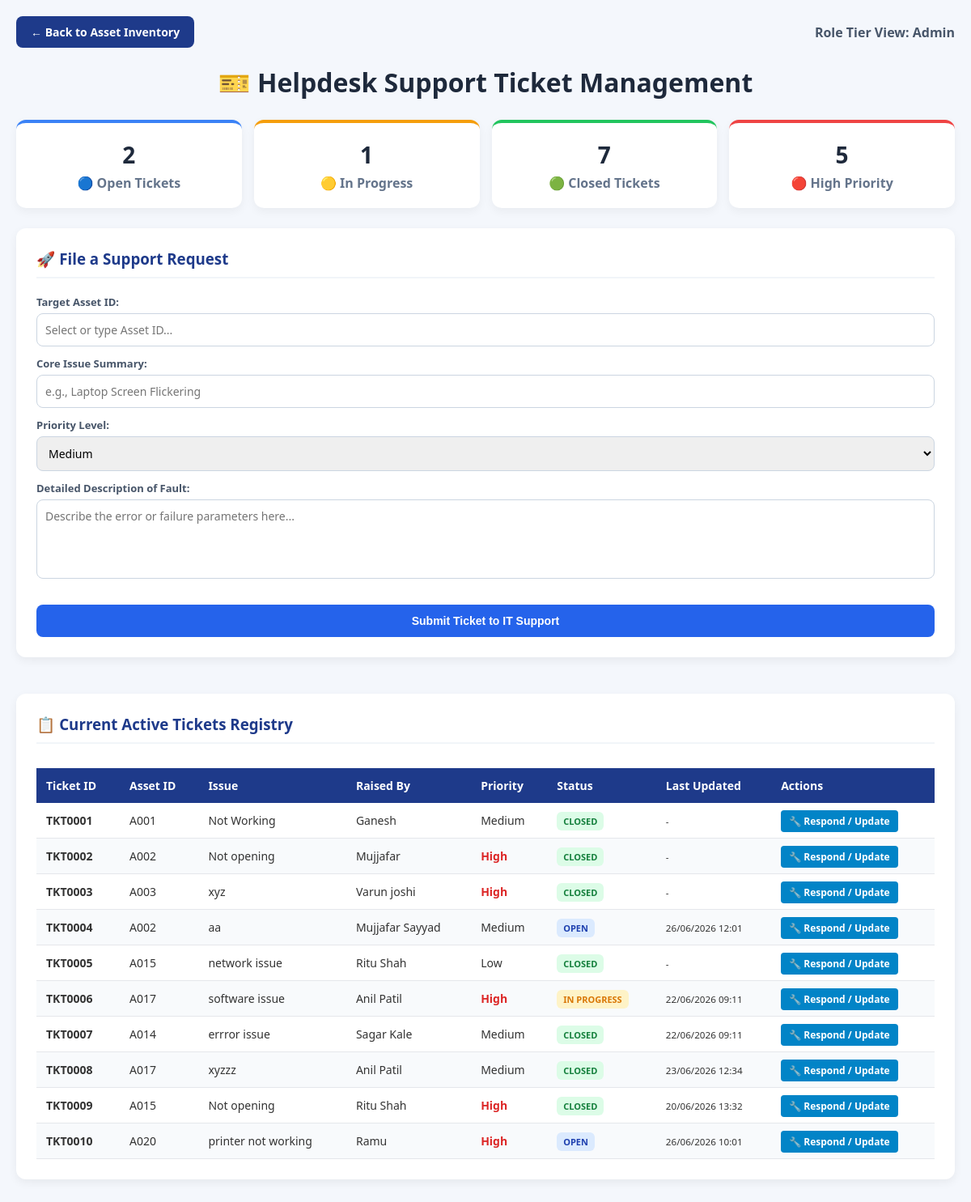
/tickets (signed in), run on the app's committed database.
### app.py (models this page shows, shortened)
class UserModel(db.Model, UserMixin):
    __tablename__ = 'users'
    username = db.Column(db.String(100), primary_key=True)
    password_hash = db.Column(db.String(255), nullable=False)
    role = db.Column(db.String(50), nullable=False)
    name = db.Column(db.String(100), nullable=False)
    email = db.Column(db.String(100), nullable=False)

class TicketModel(db.Model):
    __tablename__ = 'tickets'
    ticket_id = db.Column(db.String(100), primary_key=True)
    asset_id = db.Column(db.String(100), nullable=False)
    issue = db.Column(db.String(255))
    raised_by = db.Column(db.String(100))
    priority = db.Column(db.String(50))
    status = db.Column(db.String(50))
    description = db.Column(db.Text)
    created_date = db.Column(db.String(50))
    closed_date = db.Column(db.String(50))
    assigned_to = db.Column(db.String(100))
    department = db.Column(db.String(100))
    notes = db.Column(db.Text)
    last_updated = db.Column(db.String(50))

### app.py (the view, shortened to what this page needs)
@app.route("/tickets", methods=["GET", "POST"])
@login_required
def tickets():
    search = request.args.get("search", "").strip()
    if search:
        all_tkts = TicketModel.query.filter(
            TicketModel.ticket_id.contains(search) |
            TicketModel.asset_id.contains(search) |
            TicketModel.issue.contains(search)
        ).all()
    else:
        all_tkts = TicketModel.query.all()
    open_tickets = TicketModel.query.filter_by(status="Open").count()
    closed_tickets = TicketModel.query.filter_by(status="Closed").count()
    high_priority = TicketModel.query.filter_by(priority="High").count()
    in_progress_tickets = TicketModel.query.filter_by(status="In Progress").count()
    tickets_list = []
    for t in all_tkts:
        tickets_list.append({
            "Ticket ID": t.ticket_id, "Ticket_ID": t.ticket_id, "Asset ID": t.asset_id, "Issue": t.issue,
            "Raised By": t.raised_by, "Priority": t.priority, "Status": t.status, "Description": t.description,
            "Created Date": t.created_date, "Closed Date": t.closed_date, "Assigned To": t.assigned_to,
            "Department": t.department, "Notes": t.notes, "Last Updated": t.last_updated
        })
    asset_ids = [a.asset_id for a in AssetModel.query.filter(AssetModel.record_status != "DEL").all()]
    asset_data = {a.asset_id: {"user": a.user if a.user else "-", "department": a.department} for a in AssetModel.query.all()}
    alert_count = open_tickets
    return render_template(
        "tickets.html", tickets=tickets_list, open_tickets=open_tickets,
        closed_tickets=closed_tickets, in_progress_tickets=in_progress_tickets,
        high_priority=high_priority, asset_ids=asset_ids, asset_data=asset_data,
        role=current_user.role, alert_count=alert_count
    )

### app.py (called while the page is built)
@login_manager.user_loader
def load_user(username):
    return UserModel.query.get(str(username))

### templates/tickets.html (shortened to what this page needs)
<!DOCTYPE html>
<html lang="en">
<head>
</head>
<body>
    <div class="back-nav">
        <a href="/assets" class="back-btn">← Back to Asset Inventory</a>
        <span style="font-weight: bold; color: #475569;">Role Tier View: {{ role }}</span>
    </div>
    <h1>🎫 Helpdesk Support Ticket Management</h1>
    {% if role in ['Admin', 'Technician'] %}
    <div class="dashboard-metrics">
        <div class="metric-card open-card">
            <h2>{{ open_tickets }}</h2>
            <p>🔵 Open Tickets</p>
        </div>
        <div class="metric-card progress-card">
            <h2>{{ in_progress_tickets }}</h2>
            <p>🟡 In Progress</p>
        </div>
        <div class="metric-card closed-card">
            <h2>{{ closed_tickets }}</h2>
            <p>🟢 Closed Tickets</p>
        </div>
        <div class="metric-card high-card">
            <h2>{{ high_priority }}</h2>
            <p>🔴 High Priority</p>
        </div>
    </div>
    {% endif %}
    {% if role == 'User' %}
    <div style="display: grid; grid-template-columns: 1fr 2fr; gap: 20px; align-items: start;">
    {% else %}
    <div style="display: grid; grid-template-columns: 1fr; gap: 20px; align-items: start;">
    {% endif %}
        <div class="section-layout">
            <h3 class="section-title">🚀 File a Support Request</h3>
            <form action="/tickets" method="POST">
                <div style="margin-bottom: 12px;">
                    <label>Target Asset ID:</label>
                    <input list="assets_list" name="asset_id" placeholder="Select or type Asset ID..." required>
                </div>
                <div style="margin-bottom: 12px;">
                    <label>Core Issue Summary:</label>
                    <input type="text" name="issue" placeholder="e.g., Laptop Screen Flickering" required>
                </div>
                <div style="margin-bottom: 12px;">
                    <label>Priority Level:</label>
                    <select name="priority">
                        <option value="Medium" selected>Medium</option>
                    </select>
                </div>
                <div style="margin-bottom: 12px;">
                    <label>Detailed Description of Fault:</label>
                    <textarea name="description" rows="4" placeholder="Describe the error or failure parameters here..." required></textarea>
                </div>
                <button type="submit" class="submit-btn" style="width: 100%;">Submit Ticket to IT Support</button>
            </form>
        </div>
        <div class="section-layout">
            <h3 class="section-title">📋 Current Active Tickets Registry</h3>
            <div style="overflow-x: auto;">
                <table>
                    <thead>
                        <tr>
                            <th>Ticket ID</th>
                            <th>Asset ID</th>
                            <th>Issue</th>
                            <th>Raised By</th>
                            <th>Priority</th>
                            <th>Status</th>
                            <th>Last Updated</th>
                            <th>Actions</th>
                        </tr>
                    </thead>
                    <tbody>
                        {% for tkt in tickets %}
                        {% if role in ['Admin', 'Technician'] or tkt['Raised By'] == current_user.name %}
                        <tr>
                            <td><strong>{{ tkt['Ticket ID'] }}</strong></td>
                            <td>{{ tkt['Asset ID'] }}</td>
                            <td>{{ tkt['Issue'] }}</td>
                            <td>{{ tkt['Raised By'] }}</td>
                            <td>
                                <span class="{% if tkt['Priority'] == 'High' %}priority-high{% endif %}">
                                    {{ tkt['Priority'] }}
                                </span>
                            </td>
                            <td>
                                <span class="badge {% if tkt['Status'] == 'Open' %}badge-open{% elif tkt['Status'] == 'In Progress' %}badge-progress{% else %}badge-closed{% endif %}">
                                    {{ tkt['Status'] }}
                                </span>
                            </td>
                            <td><small>{{ tkt['Last Updated'] }}</small></td>
                            <td>
                                <a href="/ticket/{{ tkt['Ticket ID'] }}" class="action-link">
                                    {% if role in ['Admin', 'Technician'] %}🔧 Respond / Update{% else %}👀 View Details{% endif %}
                                </a>
                            </td>
                        </tr>
                        {% endif %}
                        {% endfor %}
                    </tbody>
                </table>
            </div>
        </div>
    </div> </body>
</html>

### templates/tickets.html (style rules this page uses)
body { font-family: 'Segoe UI', sans-serif; background: #f4f7fc; margin: 20px; color: #333; }
h1 { color: #1e293b; text-align: center; margin-bottom: 25px; }
.back-nav { margin-bottom: 20px; display: flex; justify-content: space-between; align-items: center; }
.back-btn { background: #1e3a8a; color: white; border: none; padding: 10px 18px; border-radius: 8px; cursor: pointer; text-decoration: none; font-weight: bold; font-size: 14px; }
.dashboard-metrics { display: grid; grid-template-columns: repeat(auto-fit, minmax(200px, 1fr)); gap: 15px; margin-bottom: 25px; }
.metric-card { background: white; padding: 20px; border-radius: 12px; text-align: center; box-shadow: 0 4px 12px rgba(0, 0, 0, 0.05); border-top: 4px solid #cbd5e1; }
.metric-card h2 { margin: 0; font-size: 28px; color: #1e293b; }
.metric-card p { margin: 5px 0 0 0; font-weight: 600; color: #64748b; }
.open-card { border-top-color: #3b82f6; }
.progress-card { border-top-color: #f59e0b; }
.closed-card { border-top-color: #22c55e; }
.high-card { border-top-color: #ef4444; }
.section-layout { background: white; padding: 25px; border-radius: 12px; box-shadow: 0 4px 12px rgba(0, 0, 0, 0.06); margin-bottom: 25px; }
.section-title { margin-top: 0; color: #1e3a8a; border-bottom: 2px solid #f1f5f9; padding-bottom: 10px; margin-bottom: 20px; }
label { font-weight: 600; font-size: 13px; color: #475569; display: block; margin-bottom: 5px; }
input, select, textarea { width: 100%; padding: 10px; border: 1px solid #cbd5e1; border-radius: 8px; box-sizing: border-box; font-family: inherit; font-size: 14px; }
textarea { resize: none; }
.submit-btn { background: #2563eb; color: white; border: none; padding: 12px; border-radius: 8px; font-weight: bold; cursor: pointer; margin-top: 15px; font-size: 14px; }
table { width: 100%; border-collapse: collapse; background: white; margin-top: 10px; }
th { background: #1e3a8a; color: white; padding: 12px; text-align: left; font-size: 14px; }
td { padding: 12px; border-bottom: 1px solid #e5e7eb; font-size: 14px; }
tr:nth-child(even) { background: #f8fafc; }
.badge { padding: 4px 8px; border-radius: 6px; font-size: 11px; font-weight: bold; text-transform: uppercase; }
.badge-open { background: #dbeafe; color: #1e40af; }
.badge-progress { background: #fef3c7; color: #d97706; }
.badge-closed { background: #dcfce7; color: #15803d; }
.priority-high { color: #dc2626; font-weight: bold; }
.action-link { background: #0284c7; color: white; padding: 5px 10px; border-radius: 4px; text-decoration: none; font-size: 12px; font-weight: bold; }

### data on the page
UserModel: role "Admin"
TicketModel: ticket_id "TKT0001", asset "A001", Issue "Not Working", raised_by "Ganesh", Priority "Medium", Status "CLOSED", last_updated "-"
TicketModel: ticket_id "TKT0002", asset "A002", Issue "Not opening", raised_by "Mujjafar", Priority "High", Status "CLOSED", last_updated "-"
TicketModel: ticket_id "TKT0003", asset "A003", Issue "xyz", raised_by "Varun joshi", Priority "High", Status "CLOSED", last_updated "-"
TicketModel: ticket_id "TKT0004", asset "A002", Issue "aa", raised_by "Mujjafar Sayyad", Priority "Medium", Status "OPEN", last_updated "26/06/2026 12:01"
TicketModel: ticket_id "TKT0005", asset "A015", Issue "network issue", raised_by "Ritu Shah", Priority "Low", Status "CLOSED", last_updated "-"
TicketModel: ticket_id "TKT0006", asset "A017", Issue "software issue", raised_by "Anil Patil", Priority "High", Status "IN PROGRESS", last_updated "22/06/2026 09:11"
TicketModel: ticket_id "TKT0007", asset "A014", Issue "errror issue", raised_by "Sagar Kale", Priority "Medium", Status "CLOSED", last_updated "22/06/2026 09:11"
TicketModel: ticket_id "TKT0008", asset "A017", Issue "xyzzz", raised_by "Anil Patil", Priority "Medium", Status "CLOSED", last_updated "23/06/2026 12:34"
TicketModel: ticket_id "TKT0009", asset "A015", Issue "Not opening", raised_by "Ritu Shah", Priority "High", Status "CLOSED", last_updated "20/06/2026 13:32"
TicketModel: ticket_id "TKT0010", asset "A020", Issue "printer not working", raised_by "Ramu", Priority "High", Status "OPEN", last_updated "26/06/2026 10:01"

### other printed values
{{ open_tickets }} "2"
{{ in_progress_tickets }} "1"
{{ closed_tickets }} "7"
{{ high_priority }} "5"
